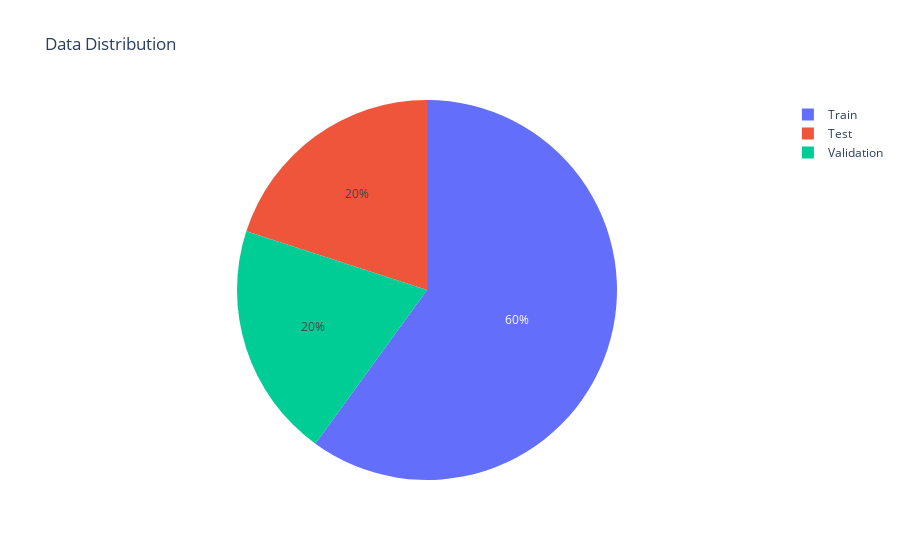

Source (notebook cell):
### Code cell
import plotly.express as px

# Data for plotting
labels = ['Train', 'Validation', 'Test']
sizes = [len(train), len(val), len(test)]
df = pd.DataFrame({'Split': labels, 'Size': sizes})

fig = px.pie(df, values='Size', names='Split', title='Data Distribution')
fig.show()

### Figure 1 — Plotly figure (JSON) as saved in the notebook; plotly's stock layout.template omitted (floating-point values rounded to 4 significant figures)
{"data": [{"domain": {"x": [0, 1], "y": [0, 1]}, "hovertemplate": "Split=%{label}<br>Size=%{value}<extra></extra>", "labels": ["Train", "Validation", "Test"], "legendgroup": "", "name": "", "showlegend": true, "type": "pie", "values": [230169, 76723, 76724]}], "layout": {"legend": {"tracegroupgap": 0}, "title": {"text": "Data Distribution"}}}
